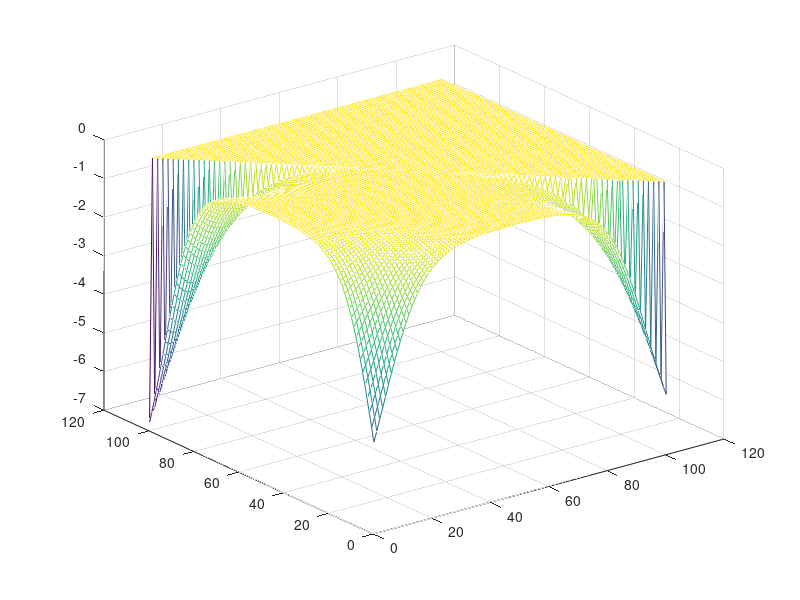

This figure's MATLAB source: (Note: this script raises an error after producing the figure.)
%%parameters (beta = 1)
WB = 15;
al = .5;

out = zeros(100,5,'double');
for t = 0.01:.01:WB;
    b0 = [0:.01*t:t];
    bp5 = [0:.01*t:t];
    [b0,bp5]=meshgrid(b0,bp5);
    bnp5 = t - b0 - bp5;

    X = -.5 - al + bnp5;
    Y = - al + b0;
    Z = .5 - al + bp5;

    obj = WB.*((1./(1+exp(-X))).*(1./(1+exp(-Y))).*(1-1./(1+exp(-Z))) + (1./(1+exp(-X))).*(1./(1+exp(-Z))).*(1-1./(1+exp(-Y))) + (1./(1+exp(-Z))).*(1./(1+exp(-Y))).*(1-1./(1+exp(-X))) + (1./(1+exp(-X))).*(1./(1+exp(-Y))).*(1./(1+exp(-Z)))) - b0 - bp5 - bnp5;
    obj2 = obj.*(bnp5>=0);

    [value, location] = max(obj2(:));
    [R,C] = ind2sub(size(obj2),location);
    prob = (value+b0(R,C) + bp5(R,C) + bnp5(R,C))/WB;
    t2 = round(t*100);
    out(t2,:) = [t,prob,value,R,C];
end

     [v, l] = max(out(:,3));
     bribe0 = out(l,5)*(l-1)/10000
     bribep5 = out(l,4)*(l-1)/10000
     bribenp5 = (l-1)/100 - bribe0 -bribep5

mesh(obj2);
%% Create axes
axes1 = axes('Parent',figure1);
axis([0 .12 0 .0035]);
%title(axes1,'Lobby''s Optimal Expenditure');
xlabel(axes1,'Trade Agreement Tariff');
ylabel(axes1,'Lobbying Expenditure');
hold(axes1,'all');
 



%% Create plot
plot2 = plot(TA,opt_C_13,'DisplayName','\theta \sim U[-.14,14]','Color',[0 0 1],'LineStyle','--','LineWidth',1,'Parent',axes1);
legend1 = legend(axes1,{'\theta \sim U[-.01,01]','\theta \sim U[-.14,14]'},'Position',[0.1794 0.7725 0.1714 0.119]);


saveas(gcf,'C:\Users\Kristy\Documents\Dropbox\Research\Separation_of_Powers\Work\lobby_br.jpg');